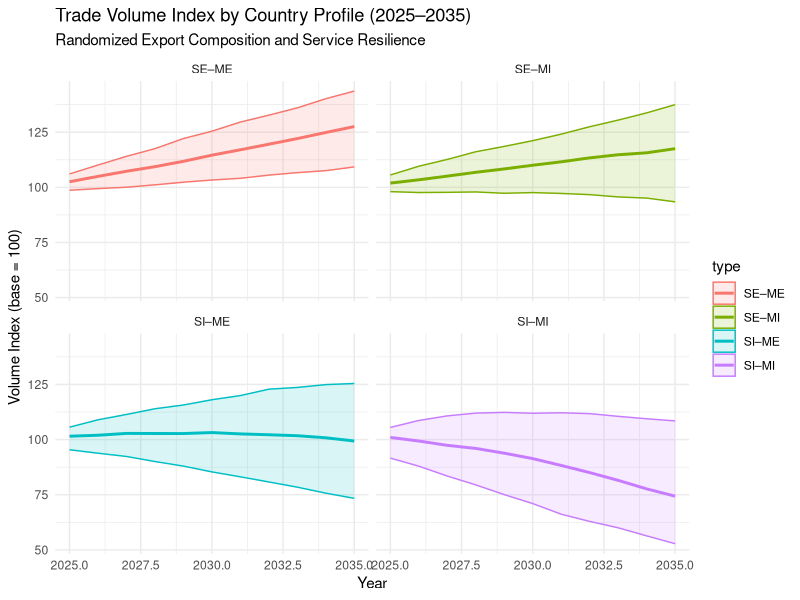
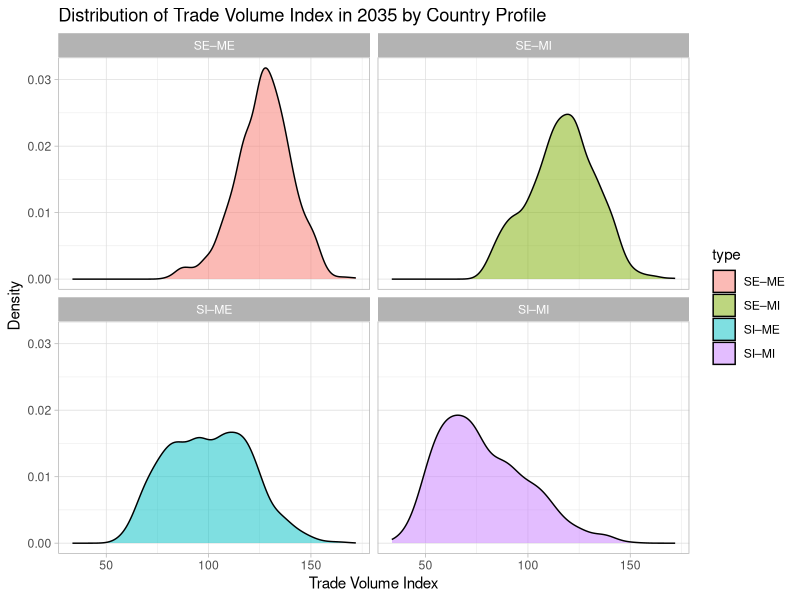

The R script that drew these images, in order:
library(dplyr)
library(ggplot2)

set.seed(123)

#Simulation Parameters
n_sims  <- 1000
years   <- 2025:2035
n_years <- length(years)

baseline_mean <- 0.03
baseline_sd   <- 0.025

#Define Country Type Parameters
type_params <- tibble(
  type               = c("SE–ME", "SE–MI", "SI–ME", "SI–MI"),
  
  #Elasticity for each group
  base_elasticity    = c(0.35, 0.50, 0.70, 1.00),
  
  # Service resilience bounds (lower = more resilient)
  resilience_lo      = c(0.2, 0.3, 0.5, 0.7),
  resilience_hi      = c(0.4, 0.5, 0.7, 0.9),
  
  #Shock probabilities
  shock_base_prob    = c(0.15, 0.25, 0.35, 0.45),
  shock_inc          = rep(0.15, 4),
  
  #Merchandise share bounds
  merch_lo           = c(0.35, 0.25, 0.65, 0.75),
  merch_hi           = c(0.50, 0.35, 0.75, 0.90)
)

#Create  data frame
results <- expand.grid(
  sim   = 1:n_sims,
  year  = years,
  type  = type_params$type
) %>% arrange(type, sim, year)

results$volume              <- NA_real_
results$shock_flag          <- FALSE
results$share_merchandise   <- NA_real_
results$share_services      <- NA_real_
results$service_resilience  <- NA_real_

#Run simulation
for (tp in seq_len(nrow(type_params))) {
  params <- type_params[tp, ]
  
  for (i in 1:n_sims) {
    vol <- 100.0
    current_prob <- params$shock_base_prob
    
    #Randomize export composition and resiliance
    share_merchandise   <- runif(1, params$merch_lo, params$merch_hi)
    share_services      <- 1 - share_merchandise
    service_resilience  <- runif(1, params$resilience_lo, params$resilience_hi)
    
    for (y in seq_len(n_years)) {
      is_shock <- runif(1) < current_prob
      
      if (is_shock) {
        shock_multiplier <- params$base_elasticity * (
          share_merchandise + service_resilience * share_services
        )
        shock_impact <- rnorm(1, mean = -shock_multiplier * 0.05,
                              sd   = shock_multiplier * 0.05)
        growth <- shock_impact
        current_prob <- min(current_prob + params$shock_inc, 1.0)
      } else {
        growth <- rnorm(1, mean = baseline_mean, sd = baseline_sd)
        current_prob <- params$shock_base_prob
      }
      
      vol <- vol * (1 + growth)
      
      idx <- with(results, sim == i & year == years[y] & type == params$type)
      results$volume[idx]             <- vol
      results$shock_flag[idx]         <- is_shock
      results$share_merchandise[idx]  <- share_merchandise
      results$share_services[idx]     <- share_services
      results$service_resilience[idx] <- service_resilience
    }
  }
}

#Summarize by year and type
summary_df <- results %>%
  group_by(type, year) %>%
  summarize(
    median = median(volume),
    p10    = quantile(volume, 0.10),
    p90    = quantile(volume, 0.90),
    .groups = "drop"
  )

#Plot median + bands
ggplot(summary_df, aes(x = year, y = median, fill = type, color = type)) +
  geom_ribbon(aes(ymin = p10, ymax = p90), alpha = 0.15) +
  geom_line(size = 1) +
  facet_wrap(~ type, ncol = 2) +
  labs(
    title = "Trade Volume Index by Country Profile (2025–2035)",
    subtitle = "Randomized Export Composition and Service Resilience",
    x = "Year", y = "Volume Index (base = 100)"
  ) +
  theme_minimal()

#Final-year trade volumes
final_vol <- results %>% filter(year == max(years))

ggplot(final_vol, aes(x = volume, fill = type)) +
  geom_density(alpha = 0.5) +
  facet_wrap(~ type, ncol = 2) +
  labs(
    title = "Distribution of Trade Volume Index in 2035 by Country Profile",
    x = "Trade Volume Index", y = "Density"
  ) +
  theme_light()

#Final summary stats
stats_final <- final_vol %>%
  group_by(type) %>%
  summarize(
    mean_volume           = mean(volume),
    median_volume         = median(volume),
    sd_volume             = sd(volume),
    p5_volume             = quantile(volume, 0.05),
    p95_volume            = quantile(volume, 0.95),
    prob_below100         = mean(volume < 100),
    avg_merch_share       = mean(share_merchandise),
    avg_service_share     = mean(share_services),
    avg_service_resilience= mean(service_resilience),
    .groups = "drop"
  )

print(stats_final)
